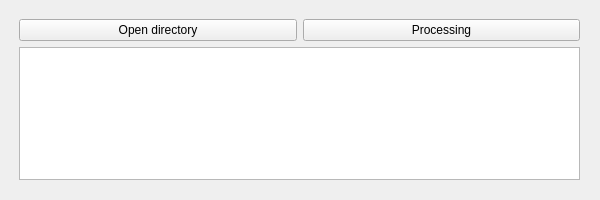
<?xml version="1.0" encoding="UTF-8"?>
<ui version="4.0">
 <class>Form</class>
 <widget class="QWidget" name="Form">
  <property name="geometry">
   <rect>
    <x>0</x>
    <y>0</y>
    <width>600</width>
    <height>200</height>
   </rect>
  </property>
  <property name="minimumSize">
   <size>
    <width>600</width>
    <height>200</height>
   </size>
  </property>
  <property name="maximumSize">
   <size>
    <width>600</width>
    <height>200</height>
   </size>
  </property>
  <property name="windowTitle">
   <string>Watermark</string>
  </property>
  <property name="windowIcon">
   <iconset>
    <normaloff>../../Desktop/android-chrome-192x192.png</normaloff>../../Desktop/android-chrome-192x192.png</iconset>
  </property>
  <widget class="QWidget" name="gridLayoutWidget">
   <property name="geometry">
    <rect>
     <x>9</x>
     <y>9</y>
     <width>581</width>
     <height>181</height>
    </rect>
   </property>
   <layout class="QGridLayout" name="gridLayout_2">
    <property name="leftMargin">
     <number>10</number>
    </property>
    <property name="topMargin">
     <number>10</number>
    </property>
    <property name="rightMargin">
     <number>10</number>
    </property>
    <property name="bottomMargin">
     <number>10</number>
    </property>
    <item row="0" column="1">
     <widget class="QPushButton" name="processButton">
      <property name="text">
       <string>Processing</string>
      </property>
     </widget>
    </item>
    <item row="0" column="0">
     <widget class="QPushButton" name="openButton">
      <property name="text">
       <string>Open directory</string>
      </property>
     </widget>
    </item>
    <item row="1" column="0" colspan="2">
     <widget class="QTextEdit" name="textEdit"/>
    </item>
   </layout>
  </widget>
 </widget>
 <resources/>
 <connections/>
</ui>
